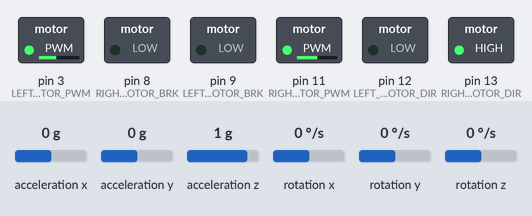
The sketch below on a simulated Arduino Uno, built with avr-gcc and run on an emulated ATmega328P. Parts: switched loads named in the sketch (green lamp = pin HIGH). Wiring (inferred from the names in the program): ADXL345 accelerometer at I2C address 0x53; L3G4200D gyroscope at I2C address 0x69. The inputs (shaded band) are chosen by the test bench; at power-on: acceleration z 1 g, acceleration x 0 g, acceleration y 0 g, rotation y 0 °/s, rotation x 0 °/s, rotation z 0 °/s. What the sketch prints to the serial monitor is not drawn.

Above: at 1.7 s.
1.8 s: acceleration z set to -0.1 g
At 3.1 s:
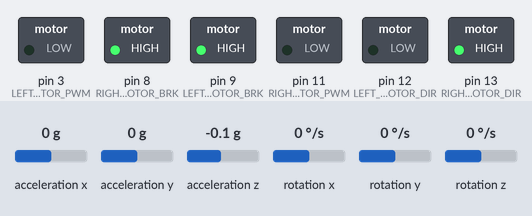
3.7 s: acceleration x set to 1.4 g
At 5.2 s:
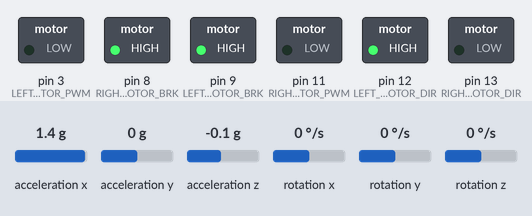
5.5 s: acceleration y set to -1.4 g
At 7.09 s:
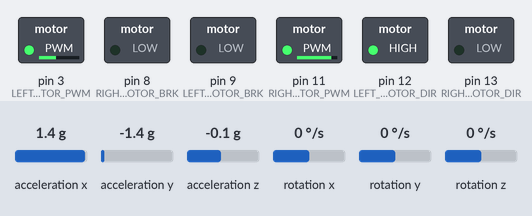
8.5 s: rotation y set to 49 °/s
11.5 s: rotation y set to 41 °/s
14.5 s: acceleration x set to -1.4 g
At 14.96 s:
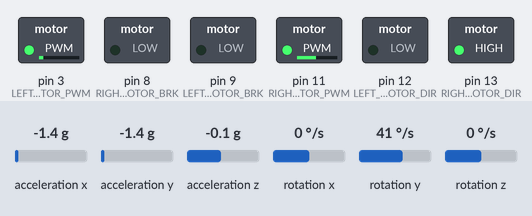
Timing chart, 0 to 17.5 s (numbered marks = the images above; inputs shaded):
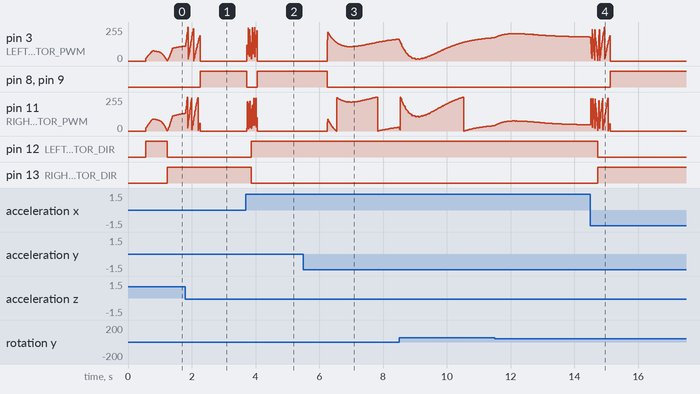

Measured:
- after the input at 1.8 s, pin 8 (RIGHT_MOTOR_BRK), pin 9 (LEFT_MOTOR_BRK): LOW → HIGH after 0.46 s
- after the input at 3.7 s, pin 8 (RIGHT_MOTOR_BRK), pin 9 (LEFT_MOTOR_BRK): HIGH → LOW at once, → HIGH 0.32 s later; pin 12 (LEFT_MOTOR_DIR): LOW → HIGH after 0.17 s; pin 13 (RIGHT_MOTOR_DIR): HIGH → LOW after 0.17 s
- after the input at 5.5 s, pin 8 (RIGHT_MOTOR_BRK), pin 9 (LEFT_MOTOR_BRK): HIGH → LOW after 0.75 s
- after the input at 14.5 s, pin 8 (RIGHT_MOTOR_BRK), pin 9 (LEFT_MOTOR_BRK): LOW → HIGH after 0.63 s; pin 12 (LEFT_MOTOR_DIR): HIGH → LOW after 0.23 s; pin 13 (RIGHT_MOTOR_DIR): LOW → HIGH after 0.23 s

The sketch:

Balancing_Robot.ino
```cpp
// (licence header left out)
const char * VERSION = "0.1";

//#############################################################################
// General includes
#include <utility/twi.h>
#include <Wire.h>

//#############################################################################
// Third party includes
#include <Kalman.h>

//#############################################################################
// Program specific includes
#include "Balancing_Robot.h"

//#############################################################################
// General variables
boolean debug = false;    // enables debug output via serial interface

//#############################################################################
//#############################################################################
// Main routines (setup and loop)
//#############################################################################
void setup() {

  /* Serial setup */
  Serial.begin (115200);
  serial_setup();

  /* I2C init */
  Wire.begin();

  /* IMU init and calibration */
  imu_init();
  imu_gyro_calibrate();

  /* Configure motors */
  motor_init();

  /* Control timers */
  loop_start_time = micros();
  kalman_timer = loop_start_time;

  serial_in_timer = millis();
  serial_out_timer = serial_in_timer;
}

void loop(){

  update_angle();

  update_pid();

  update_motors();

  /* Use a fixed time loop */
  last_loop_time = micros() - loop_start_time;
  if (last_loop_time < STD_LOOP_TIME) {
    while((micros() - loop_start_time) < STD_LOOP_TIME)
      serial_out();
      serial_in();
  }
  loop_start_time = micros();
}
```

Angle.ino
```cpp
// (licence header left out)
//#############################################################################
// Angle functions

void update_angle(){
  byte imu_acc_return_code = imu_acc_read();
  byte imu_gyro_return_code = imu_gyro_read();

  /** calculate acc angle **/
  acc_xG = (g_imu_acc_curr->accel_x - zG[0])/256.0;
  acc_yG = (g_imu_acc_curr->accel_y - zG[1])/256.0;
  acc_zG = (g_imu_acc_curr->accel_z - zG[2])/256.0;

  acc_angle = (atan2(acc_xG, sqrt(acc_yG * acc_yG + acc_zG * acc_zG))*180.0)/M_PI;

  /** calculate gyro rate **/
  gyro_rate = ((double)g_imu_gyro_curr->gyro_x-gyro_zero)*L3G4200D_DPS_PER_DIGIT;

  /* calculate gyro angle */
  gyro_angle = acc_angle;
  gyro_angle += gyro_rate *((double)(micros()-kalman_timer)/1000000.0);

  /** calculate fused angle **/
  pitch = kalman.getAngle(acc_angle, gyro_rate, (double)(micros()-kalman_timer)/1000000.0);

  kalman_timer = micros();
}
```

Balancing_Robot.h
```cpp
#ifndef _BERTY_H_
#define _BERTY_H_

//#############################################################################
// Serial variables
#define SERIAL_WRITE_BYTES 768
#define SERIAL_READ_BYTES  35

uint8_t  serial_out_update = 100;
uint8_t  serial_in_update  = 100;
uint32_t  serial_out_timer, serial_in_timer;

char serial_out_buf[SERIAL_WRITE_BYTES];
char serial_in_buf[SERIAL_READ_BYTES];

#define FORMAT_STR_LEN    105
char fmt[FORMAT_STR_LEN];

//#############################################################################
// Angle variables

const double max_angle    =  45.00;                   // our maximum 'tilt' angle
const double target_angle =  1.00;                    // our target angle, i.e. upgright(-ish) ;-)

const int zG[3] = { -20, 15, -23 };                   // zeroG values for ADXL345 acc
double acc_xG, acc_yG, acc_zG                  = 0;   // computed G values from acc
double acc_angle, gyro_angle, gyro_rate, pitch = 0;   // angle calculation variables and results

Kalman kalman;

boolean disabled = true;
boolean brake    = true;

//#############################################################################
// PID variables
double last_angle;
double last_error;
double integrated_error;

double error;
double pT, iT, dT;
double pid_value, pid_left, pid_right;

// actual PID values, should be configurable somehow...
double p = 17.0;   //3.5
double i = 4.0;    //4.0
double d = 5.0;    //3.0

//#############################################################################
// Timer variables
uint32_t kalman_timer;
uint32_t nunchuck_timer;

#define STD_LOOP_TIME 10000   // Fixed time loop of 10ms
unsigned long last_loop_time = STD_LOOP_TIME;
unsigned long loop_start_time;

//#############################################################################
// GY-80 IMU variables

/* ------- ADXL345 Accelerometer ------- */
#define ADXL345_POWER_CTL 0x2d
#define ADXL345_DATA_FORMAT 0x31
#define ADXL345_DATAX0 0x32

#define ADXL345_TWI_ADDR       ((byte)0x53)
#define ADXL345_TELEGRAM_LEN   ((byte)6)

struct imu_acc_data_s {
        int16_t accel_x;
        int16_t accel_y;
        int16_t accel_z;
};
imu_acc_data_s  *g_imu_acc_curr = new imu_acc_data_s();
static uint8_t   g_imu_acc_buf[ADXL345_TELEGRAM_LEN];
static uint32_t  g_imu_acc_seq = 0;

/* ------- L3G4200D Gyroscope ------- */
#define L3G4200D_CTRL_REG1  0x20
#define L3G4200D_CTRL_REG2  0x21
#define L3G4200D_CTRL_REG3  0x22
#define L3G4200D_CTRL_REG4  0x23
#define L3G4200D_CTRL_REG5  0x24
#define L3G4200D_CTRL_REG6  0x25

#define L3G4299D_OUT_X_L    0x28
#define L3G4299D_OUT_X_H    0x29
#define L3G4299D_OUT_Y_L    0x2A
#define L3G4299D_OUT_Y_H    0x2B
#define L3G4299D_OUT_Z_L    0x2C
#define L3G4299D_OUT_Z_H    0x2D

#define L3G4200D_TWI_ADDR       ((byte)0x69)
#define L3G4200D_TELEGRAM_LEN   ((byte)6)

#define L3G4200D_NUM_SAMPLES     50

#define L3G4200D_DPS_PER_DIGIT   0.00875

struct imu_gyro_data_s {
        int16_t gyro_x;
        int16_t gyro_y;
        int16_t gyro_z;
};
imu_gyro_data_s  *g_imu_gyro_curr = new imu_gyro_data_s();
static uint8_t   g_imu_gyro_buf[L3G4200D_TELEGRAM_LEN];
static uint32_t  g_imu_gyro_seq = 0;

double gyro_zero;

//#############################################################################
// Motor variables
#define LEFT_MOTOR       0
#define RIGHT_MOTOR      1

// left motor
#define LEFT_MOTOR_DIR   12
#define LEFT_MOTOR_PWM   3
#define LEFT_MOTOR_BRK   9
#define LEFT_MOTOR_CNT   A0

// right motor
#define RIGHT_MOTOR_DIR  13
#define RIGHT_MOTOR_PWM  11
#define RIGHT_MOTOR_BRK  8
#define RIGHT_MOTOR_CNT  A1

//generic motor variables
#define LEFT_MOTOR_FORWARD    LOW
#define LEFT_MOTOR_BACKWARD   HIGH

#define RIGHT_MOTOR_FORWARD   HIGH
#define RIGHT_MOTOR_BACKWARD  LOW

// motor characteristics are not always equal... again  should be configurable
double motor_gain_left  = 0.85;
double motor_gain_right = 1.0;

#endif

//end of file
```

IMU.ino
```cpp
// (licence header left out)
//#############################################################################
// GY-80 IMU functions

/*
 * Generic I2C write function
 *
 */
byte imu_write_register(byte device_addr, byte reg_addr, int nbytes, byte *buffer)
{
	byte written_bytes;

	Wire.beginTransmission(device_addr);
	Wire.write(reg_addr);
	written_bytes = Wire.write(buffer, nbytes);
	Wire.endTransmission();

	return written_bytes;
}

/*
 * Generic I2C read function
 *
 */
byte imu_read_register(byte device_addr, byte reg_addr, int nbytes, byte *buffer)
{
	byte read_bytes = 0;

	Wire.beginTransmission(device_addr);
	Wire.write(reg_addr);
	Wire.endTransmission();

	Wire.requestFrom((uint8_t)device_addr, (uint8_t)nbytes);

	while(Wire.available() && read_bytes < nbytes)
	{
		buffer[read_bytes++] = Wire.read();
	}

	return read_bytes;
}

/*
 * IMU init
 *
 */
byte imu_init(){
  imu_acc_init();
  imu_gyro_init();
}

/*
 * ADXL345 initialisation. Wakes up device and sets resolution to ±2g
 *
 */
byte imu_acc_init(){
  byte rc = 1;

  /* wake up the acc */
  byte data = 0x08;
  byte written = imu_write_register(ADXL345_TWI_ADDR, ADXL345_POWER_CTL, 1, &data);

  /* place in ±2g resolution (default, but make sure) */
  data = 0x00;
  written += imu_write_register(ADXL345_TWI_ADDR, ADXL345_DATA_FORMAT, 1, &data);

  if (written == 2){
    rc = 0;
  }

  return rc;
}

/*
 * ADXL345 read. Reads 6 bytes of sensor data for X,Y and Z axes.
 *
 */
byte imu_acc_read()
{
  byte rc = 1;
  byte cnt = imu_read_register(ADXL345_TWI_ADDR, ADXL345_DATAX0, ADXL345_TELEGRAM_LEN, g_imu_acc_buf);

  // If we recieved the 6 bytes, then go record them
  if (cnt == ADXL345_TELEGRAM_LEN)  {
    if (g_imu_acc_buf[0] == 0x00 && g_imu_acc_buf[1] == 0x00 &&
       g_imu_acc_buf[2] == 0x00 && g_imu_acc_buf[3] == 0x00 &&
       g_imu_acc_buf[4] == 0x00 && g_imu_acc_buf[5] == 0x00){

       rc = 2;
     }
     else if (g_imu_acc_buf[0] == 0xFF && g_imu_acc_buf[1] == 0xFF &&
       g_imu_acc_buf[2] == 0xFF && g_imu_acc_buf[3] == 0xFF &&
       g_imu_acc_buf[4] == 0xFF && g_imu_acc_buf[5] == 0xFF) {

       rc = 3;
     }
     else {
       g_imu_acc_seq++;

       // Unpack ADXL345 accelerometer data
       g_imu_acc_curr->accel_x    = -(g_imu_acc_buf[0] + (g_imu_acc_buf[1] << 8));
       g_imu_acc_curr->accel_y    = g_imu_acc_buf[2] + (g_imu_acc_buf[3] << 8);
       g_imu_acc_curr->accel_z    = g_imu_acc_buf[4] + (g_imu_acc_buf[5] << 8);

       rc = 0;
     }
  }

  return rc;
}

/*
 * L3G4200D initialisation. Turns on device and sets scale to be 250 deg/sec.
 *
 */
byte imu_gyro_init(){
  byte rc = 1;

  byte data = 0x1F;          // Turn on all axes, disable power down
  byte written = imu_write_register(L3G4200D_TWI_ADDR, L3G4200D_CTRL_REG1, 1, &data);

  data = 0x08;               // Enable control ready signal
  written += imu_write_register(L3G4200D_TWI_ADDR, L3G4200D_CTRL_REG3, 1, &data);

  data = 0x80;               // Set scale (250 deg/sec)
  written += imu_write_register(L3G4200D_TWI_ADDR, L3G4200D_CTRL_REG4, 1, &data);

  if (written == 3){
    rc = 0;
  }

  return rc;
}

/*
 * L3G4200D read. Reads 6 bytes of sensor data for X,Y and Z axes.
 *
 */
byte imu_gyro_read(){
  byte rc = 1;
  byte cnt = 0;

  byte reg = L3G4299D_OUT_X_L;
  uint8_t *buf = g_imu_gyro_buf;

  // seems like we cant read across registers with this gyro :-(
  for (byte j=0;j<L3G4200D_TELEGRAM_LEN;j++)  {
      cnt += imu_read_register(L3G4200D_TWI_ADDR, reg++, 1, buf++);
  }

  // If we recieved the 6 bytes, then go record them
  if (cnt == L3G4200D_TELEGRAM_LEN)  {
    if (g_imu_gyro_buf[0] == 0x00 && g_imu_gyro_buf[1] == 0x00 &&
       g_imu_gyro_buf[2] == 0x00 && g_imu_gyro_buf[3] == 0x00 &&
       g_imu_gyro_buf[4] == 0x00 && g_imu_gyro_buf[5] == 0x00){

       rc = 2;
     }
     else if (g_imu_gyro_buf[0] == 0xFF && g_imu_gyro_buf[1] == 0xFF &&
       g_imu_gyro_buf[2] == 0xFF && g_imu_gyro_buf[3] == 0xFF &&
       g_imu_gyro_buf[4] == 0xFF && g_imu_gyro_buf[5] == 0xFF) {

       rc = 3;
     }
     else {
       g_imu_gyro_seq++;

       // Unpack L3G4200D accelerometer data
       g_imu_gyro_curr->gyro_x    = g_imu_gyro_buf[2] + (g_imu_gyro_buf[3] << 8);
       g_imu_gyro_curr->gyro_y    = g_imu_gyro_buf[0] + (g_imu_gyro_buf[1] << 8);
       g_imu_gyro_curr->gyro_z    = g_imu_gyro_buf[4] + (g_imu_gyro_buf[5] << 8);

       rc = 0;
     }
  }

  return rc;
}

/*
 * Gyro calibration routine. Averages L3G4200D_NUM_SAMPLES reads from Gyro.
 *
 */
void imu_gyro_calibrate(){
  uint16_t gyro_y_buffer[L3G4200D_NUM_SAMPLES];     // holds all our sample values
  uint8_t  gyro_buf[2];                             // temporary buffer to hold raw gyro reading

  /* take L3G4200D_NUM_SAMPLES from the gyro */
  for (byte j=0;j<L3G4200D_NUM_SAMPLES;j++)  {
       uint8_t  *buf = gyro_buf;
       byte reg = L3G4299D_OUT_Y_L;                 // it's actually the Y axis we need in our orientation

       for (byte i=0;i<2;i++){
          imu_read_register(L3G4200D_TWI_ADDR, reg++, 1, buf++);
          delay(5);
       }
       gyro_y_buffer[j] = gyro_buf[0] + (gyro_buf[1] << 8);
  }

  for (byte i=0;i<L3G4200D_NUM_SAMPLES;i++){
    gyro_zero += gyro_y_buffer[i];
  }
  gyro_zero /= L3G4200D_NUM_SAMPLES;
}

/* Probably need and acc calibration routine somewhere in here too.... */

// never gonna use it...
byte imu_baro_init(unsigned short timeout){

}

// might use it...
byte imu_mag_init(unsigned short timeout){

}
```

Motor.ino
```cpp
// (licence header left out)
//#############################################################################
// Motor functions
void motor_init(){

  // initialization of pins
  pinMode(LEFT_MOTOR_DIR,  OUTPUT);
  pinMode(RIGHT_MOTOR_DIR, OUTPUT);

  pinMode(LEFT_MOTOR_PWM,  OUTPUT);
  pinMode(RIGHT_MOTOR_PWM, OUTPUT);

  pinMode(LEFT_MOTOR_BRK,  OUTPUT);
  pinMode(RIGHT_MOTOR_BRK, OUTPUT);

  pinMode(LEFT_MOTOR_CNT,  INPUT);
  pinMode(RIGHT_MOTOR_CNT, INPUT);

  // establish motor directions and disengage brake
  digitalWrite(LEFT_MOTOR_DIR,  LEFT_MOTOR_FORWARD);
  digitalWrite(RIGHT_MOTOR_DIR, RIGHT_MOTOR_FORWARD);

  /* disengage to be safe */
  stop_motors();
}

void update_motors(){
  if(abs(pitch) > max_angle){
    stop_motors();
  } else {
    reset_motors();
    if (pid_value >= 0){
      digitalWrite(LEFT_MOTOR_DIR,  LEFT_MOTOR_BACKWARD);
      digitalWrite(RIGHT_MOTOR_DIR,  RIGHT_MOTOR_BACKWARD);
    }
    else {
      digitalWrite(LEFT_MOTOR_DIR,  LEFT_MOTOR_FORWARD);
      digitalWrite(RIGHT_MOTOR_DIR,  RIGHT_MOTOR_FORWARD);
    }

    uint16_t l_pwm = abs(pid_value) * motor_gain_left;
    uint16_t r_pwm = abs(pid_value) * motor_gain_right;

    if(!debug){
      analogWrite(LEFT_MOTOR_PWM, l_pwm);
      analogWrite(RIGHT_MOTOR_PWM, r_pwm);
    }
  }
}

void stop_motors(){
  disabled = true;
  brake = true;

  analogWrite(LEFT_MOTOR_PWM, 0);
  analogWrite(RIGHT_MOTOR_PWM, 0);

  digitalWrite(LEFT_MOTOR_BRK,  HIGH);
  digitalWrite(RIGHT_MOTOR_BRK, HIGH);

  last_error = integrated_error = error = 0.0;
}

void reset_motors(){
  disabled = false;
  brake = false;

  digitalWrite(LEFT_MOTOR_BRK,  LOW);
  digitalWrite(RIGHT_MOTOR_BRK, LOW);
}
```

PID.ino
```cpp
// (licence header left out)
//#############################################################################
// PID functions

void update_pid(){
  error = ((double) target_angle - pitch);
  pT = p * error;

  integrated_error += error;
  integrated_error = constrain(integrated_error, -20.0, 20.0);

  iT = i * integrated_error;
  dT = d * (error - last_error);

  last_error = error;
  pid_value = pT + iT + dT;

  pid_left  = pid_value;
  pid_right = pid_value;
}
```

Serial.ino
```cpp
// (licence header left out)
//#############################################################################
// Serial functions

#define D2I(d) (long)(d * 10000)

/*
 * Initialise serial input/output
 */
void serial_setup(){

  /* initialise our output format string */
  memset(fmt,0,FORMAT_STR_LEN);

  int i;
  char d[] = "%ld,";
  for(i = 0; i < 21; i++){
    strncat(fmt,d,sizeof(d));
  }
  strncat(fmt,"%d,%d",6);
}

/*
 * Helper function to build a string given a buffer, a format string and a variable arg list
 */
uint8_t build_string(char *buf, const char *fmt, ...){
  uint8_t n = 1;
  va_list ap;

  memset(buf,0,SERIAL_WRITE_BYTES);

  va_start(ap,fmt);
  n = vsnprintf(buf, SERIAL_WRITE_BYTES, fmt, ap);
  va_end(ap);

  if(n > -1 && n < SERIAL_WRITE_BYTES){
    return 0;
  }
  else {
    return 1;
  }
}

/*
 * Write serial data
 */
void serial_out() {
  if((millis() - serial_out_timer) >= serial_out_update) {

    uint8_t result = 1;
    result = build_string(serial_out_buf, fmt,
                              D2I(acc_angle),
                              D2I(gyro_angle),
                              D2I(gyro_rate),
                              D2I(pitch),
                              D2I(g_imu_acc_curr->accel_x),
                              D2I(g_imu_acc_curr->accel_y),
                              D2I(g_imu_acc_curr->accel_z),
                              D2I(g_imu_gyro_curr->gyro_x),
                              D2I(g_imu_gyro_curr->gyro_y),
                              D2I(g_imu_gyro_curr->gyro_z),
                              D2I(pid_value), D2I(pT), D2I(iT), D2I(dT),
                              D2I(error), D2I(target_angle), D2I(p), D2I(i), D2I(d),
                              D2I(motor_gain_left),
                              D2I(motor_gain_right),
                              (disabled) ? (int) 1 : (int) 0,
                              (brake) ? (int) 1 : (int) 0
                            );

    /* print the resulting buffer */
    if(!result){
      Serial.println(serial_out_buf);
    }

    serial_out_timer = millis();
  }
}

/*
 * Read serial data - we read whats there and if its a correctly terminated string
 * parse it to grab the new values. Otherwise, drop it and move on.
 */
void serial_in(){
  if((millis() - serial_in_timer) >= serial_in_update) {

    /* see what is there */
    int av = Serial.available();
    if(((av > 0) && (av < SERIAL_READ_BYTES)) && (Serial.readBytes(serial_in_buf, av) == av)){
      if(serial_in_buf[av - 1] == '\n'){

         serial_in_buf[av - 1] = '\0';

          char* s;
          char* buf = (char *) serial_in_buf;
          double vals[5];

          int c = 0;
          while((s = strtok(buf,",")) != NULL && c < 5) {
            buf = NULL;
            vals[c] = strtod(s, NULL);
            c++;
          }

          /* assign new PID/Gain values */
          if(c == 5){
            p = (double) vals[0];
            i = (double) vals[1];
            d = (double) vals[2];

            motor_gain_left = (double) vals[3];
            motor_gain_right = (double) vals[4];

           Serial.println(p);
          }
      }
    }
    serial_in_timer = millis();
  }
}
```
